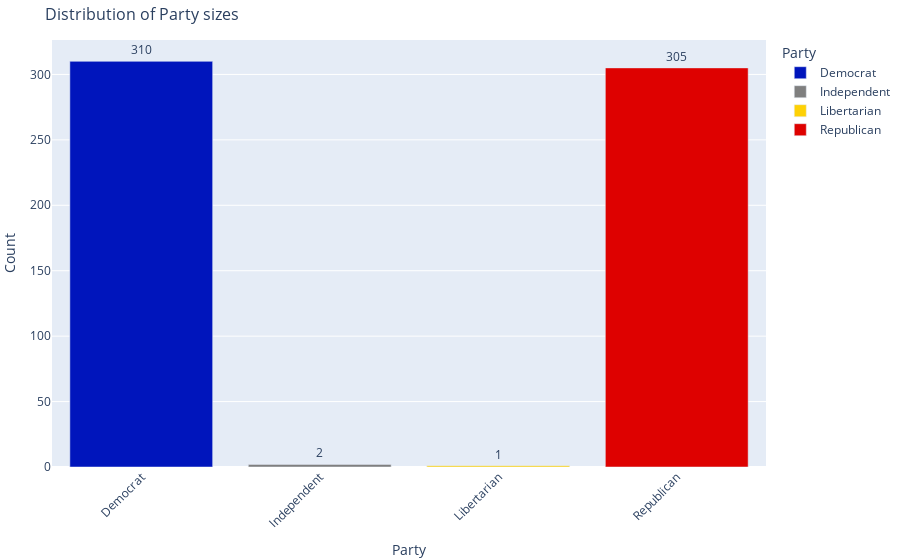

This figure's notebook cell:
### Code cell
fig = px.bar(
    party_distribution,
    x="Party",
    y="Count",
    color='Party',
    color_discrete_sequence=["#0015BC", "#7f7f7f", "#FED105", "#DE0100"],
    title = 'Distribution of Party sizes',
    text = 'Count'
)
fig.update_traces(texttemplate='%{text}', textposition='outside')
fig.update_layout(
    xaxis=dict(
        tickangle=-45,
    ),
    margin=dict(b=5,l=5,r=5,t=40),
    titlefont_size=16,
)
# save for website
fig.write_html(
    file = "../web_app/plotly_files/tweet_barplot_parties.html", 
    full_html = False,
    include_plotlyjs='cdn'
)
fig

### Figure 1 — Plotly figure (JSON) as saved in the notebook; plotly's stock layout.template omitted (floating-point values rounded to 4 significant figures)
{"data": [{"alignmentgroup": "True", "hovertemplate": "Party=%{x}<br>Count=%{text}<extra></extra>", "legendgroup": "Democrat", "marker": {"color": "#0015BC"}, "name": "Democrat", "offsetgroup": "Democrat", "orientation": "v", "showlegend": true, "text": [310], "textposition": "outside", "texttemplate": "%{text}", "type": "bar", "x": ["Democrat"], "xaxis": "x", "y": [310], "yaxis": "y"}, {"alignmentgroup": "True", "hovertemplate": "Party=%{x}<br>Count=%{text}<extra></extra>", "legendgroup": "Independent", "marker": {"color": "#7f7f7f"}, "name": "Independent", "offsetgroup": "Independent", "orientation": "v", "showlegend": true, "text": [2], "textposition": "outside", "texttemplate": "%{text}", "type": "bar", "x": ["Independent"], "xaxis": "x", "y": [2], "yaxis": "y"}, {"alignmentgroup": "True", "hovertemplate": "Party=%{x}<br>Count=%{text}<extra></extra>", "legendgroup": "Libertarian", "marker": {"color": "#FED105"}, "name": "Libertarian", "offsetgroup": "Libertarian", "orientation": "v", "showlegend": true, "text": [1], "textposition": "outside", "texttemplate": "%{text}", "type": "bar", "x": ["Libertarian"], "xaxis": "x", "y": [1], "yaxis": "y"}, {"alignmentgroup": "True", "hovertemplate": "Party=%{x}<br>Count=%{text}<extra></extra>", "legendgroup": "Republican", "marker": {"color": "#DE0100"}, "name": "Republican", "offsetgroup": "Republican", "orientation": "v", "showlegend": true, "text": [305], "textposition": "outside", "texttemplate": "%{text}", "type": "bar", "x": ["Republican"], "xaxis": "x", "y": [305], "yaxis": "y"}], "layout": {"barmode": "relative", "legend": {"title": {"text": "Party"}, "tracegroupgap": 0}, "margin": {"b": 5, "l": 5, "r": 5, "t": 40}, "title": {"font": {"size": 16}, "text": "Distribution of Party sizes"}, "xaxis": {"anchor": "y", "categoryarray": ["Democrat", "Independent", "Libertarian", "Republican"], "categoryorder": "array", "domain": [0, 1], "tickangle": -45, "title": {"text": "Party"}}, "yaxis": {"anchor": "x", "domain": [0, 1], "title": {"text": "Count"}}}}
